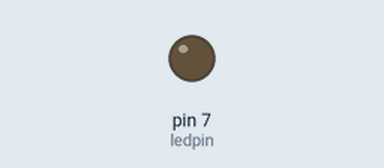
This sketch was run on a simulated Arduino Uno, built with avr-gcc and run on an emulated ATmega328P. Parts: output pins drawn as LEDs (lit = HIGH).

Above: at 0.5 s.
At 7.5 s:
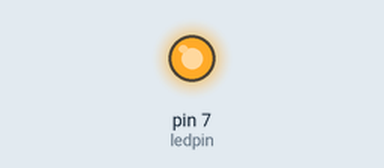
Timing chart, 0 to 9.1 s (numbered marks = the images above):
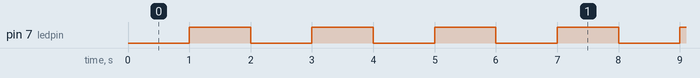

Measured:
- by itself, pin 7 (ledpin): goes 32 × (HIGH 1.0 s, LOW 1.0 s), HIGH 0.54 s, 32 × (LOW 1.0 s, HIGH 1.0 s), then LOW
- by itself, everything shown: repeats every 14.0 s, in 14 steps

The sketch:

blink_push_II.ino
```cpp
int ledpin = 7;
unsigned long last_time = 0;
int led_state = 0;

void setup() {
  // put your setup code here, to run once:
  pinMode(ledpin, OUTPUT);
  Serial.begin(9600);
}

void loop() {
  // put your main code here, to run repeatedly:
  unsigned current_time = millis();
  if (current_time - last_time >= 1000) {
    led_state = !led_state;
    last_time = current_time;
  }
  digitalWrite(ledpin, led_state);
}
```
